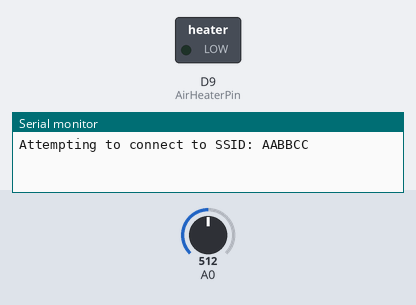
The sketch below on a simulated Arduino MKR. On the bench: switched loads named in the sketch (green lamp = pin HIGH), the last lines printed to the serial monitor. The inputs (shaded band) are chosen by the test bench; at power-on: A0 = 512. WiFi joins after 1.5 s; servers stay silent unless stated.

Above: at 0.1 s.
At 6.6 s:
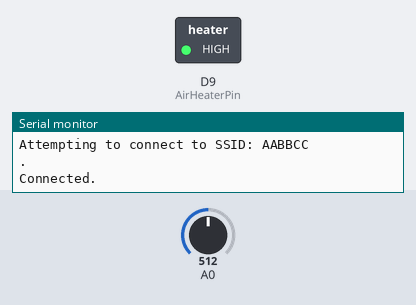
Timing chart, 0 to 8.1 s (numbered marks = the images above):
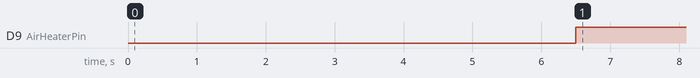

Measured:
- by itself, D9 (AirHeaterPin): LOW → HIGH at 6.5 s

The sketch:

Assignment.ino
```cpp
#include <WiFiNINA.h>
#include "secrets.h"
#include <PIDandLowPass.h>
#include <ThingSpeak.h>

WiFiClient  client;

//Simulation
float Ts = 0.1;
int count = 0;
float wait = 20; // Wait 20 seconds to update the channel again

//Controller
float u = 0;

float y_init = 25.0;
float y = y_init;

const int AirHeaterPin = 9;
const int temp_sensPin = 0;

//Constructor
PIDandLowPass pidAndLowPass(y_init);

void setup() {
  // put your setup code here, to run once:
  Serial.begin(9600);

  pidAndLowPass.r = 35; //Setpoint
  pidAndLowPass.Kp = 0.35;
  pidAndLowPass.Ti = 6;
  pidAndLowPass.Ts = Ts;

  pinMode(AirHeaterPin, OUTPUT);
  Serial.begin(9600);

  ThingSpeak.begin(client);  // Initialize ThingSpeak
}

void loop() {
  // put your main code here, to run repeatedly:
  CheckWiFi();
  ConnectWiFi();
  y = ReadTemperature();
  y = pidAndLowPass.LowPassFilter(y);
  u = pidAndLowPass.PiController(y);
  WriteAnalogControlSignal(u);
  if (count == (wait/Ts)){
    count = 0;
    ThingSpeakWrite(y);
  }
  count = count + 1;
  delay(Ts*1000); //Wait 0.1 second for every loop
}

//Write Analog Control Signal
void WriteAnalogControlSignal(float u)
{
  float value = 51 * u;
  analogWrite(AirHeaterPin,value);
}

//Read Temperature
float ReadTemperature()
{
  //Temperature sensor
  float adcValue;
  float voltage;
  float Tout;
  adcValue = analogRead(temp_sensPin);
  voltage = (adcValue*5)/1023;
  Tout = 12.5*voltage - 12.5;
  return Tout;
}

void CheckWiFi()
{
  // check for the presence of the WiFi shield:
  if (WiFi.status() == WL_NO_SHIELD) {
    Serial.println("WiFi shield not present");
    // don't continue:
    while (true);
  }
  String fv = WiFi.firmwareVersion();
  if (fv != "1.5.0") {
    Serial.println("Please upgrade the firmware");
  }
}

void ConnectWiFi()
{
  char ssid[] = SECRET_SSID;   // your network SSID (name)
  char pass[] = SECRET_PASS;   // your network password
  // Connect or reconnect to WiFi
  if(WiFi.status() != WL_CONNECTED){
    Serial.print("Attempting to connect to SSID: ");
    Serial.println(SECRET_SSID);
    while(WiFi.status() != WL_CONNECTED){
      WiFi.begin(ssid, pass);
      Serial.print(".");
      delay(5000);
    }
    Serial.println("\nConnected.");
  }
}

void ThingSpeakWrite(float temperatureValue)
{
  unsigned long myChannelNumber = SECRET_CH_ID;
  const char * myWriteAPIKey = SECRET_WRITE_APIKEY;
  int channelField = 1;

  // Write to ThingSpeak. There are up to 8 fields in a channel, allowing you to store up to 8 different
  // pieces of information in a channel.  Here, we write to field 1.
  int x = ThingSpeak.writeField(myChannelNumber, channelField, temperatureValue, myWriteAPIKey);
  if(x == 200){
    Serial.println("Channel update successful.");
  }
  else{
    Serial.println("Problem updating channel. HTTP error code " + String(x));
  }
  Serial.println(temperatureValue);
}
```

secrets.h
```cpp
#define SECRET_SSID "AABBCC"
#define SECRET_PASS "735S(57r"

#define SECRET_CH_ID 2275059
#define SECRET_WRITE_APIKEY "6VJ01ERB1602Y244"
```
